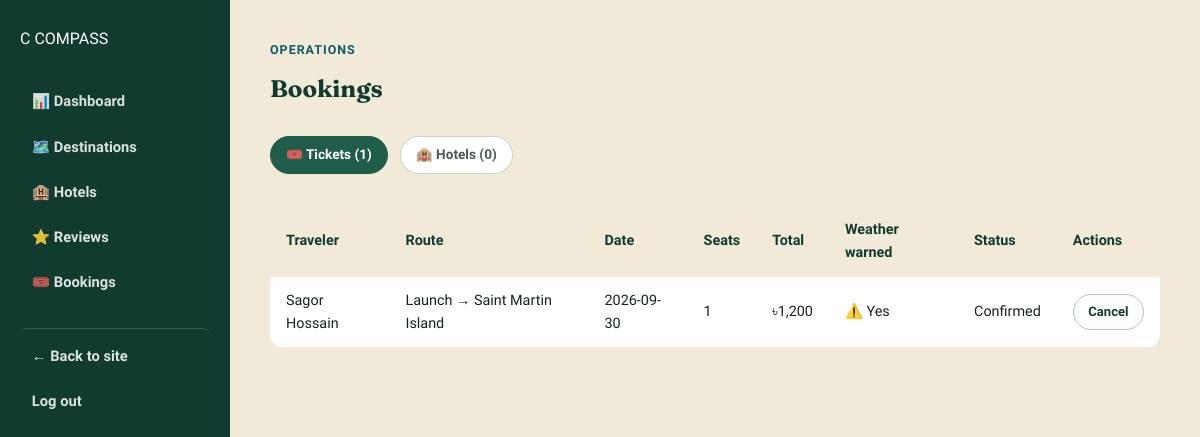
The app's page /admin/bookings.php (signed in) with its own data.
### tables this page shows
CREATE TABLE `ticket_bookings` (
  `ticket_booking_id` int(11) NOT NULL AUTO_INCREMENT,
  `user_id` int(11) NOT NULL,
  `route_id` int(11) NOT NULL,
  `travel_date` date NOT NULL,
  `seats` int(11) DEFAULT 1,
  `total_price` decimal(9,2) DEFAULT NULL,
  `status` enum('Pending','Confirmed','Cancelled') DEFAULT 'Pending',
  `weather_warning_shown` tinyint(1) DEFAULT 0,
  `booked_at` timestamp NOT NULL DEFAULT current_timestamp(),
  PRIMARY KEY (`ticket_booking_id`),
  KEY `user_id` (`user_id`),
  KEY `route_id` (`route_id`)
);

CREATE TABLE `users` (
  `user_id` int(11) NOT NULL AUTO_INCREMENT,
  `full_name` varchar(100) NOT NULL,
  `email` varchar(100) NOT NULL,
  `password` varchar(255) NOT NULL,
  `phone` varchar(20) DEFAULT NULL,
  `created_at` timestamp NOT NULL DEFAULT current_timestamp(),
  PRIMARY KEY (`user_id`),
  UNIQUE KEY `uq_users_email` (`email`)
);

CREATE TABLE `transport` (
  `transport_id` int(11) NOT NULL AUTO_INCREMENT,
  `transport_type` enum('Bus','Train','Flight','Launch','Car','Bike') NOT NULL,
  `operator_name` varchar(100) NOT NULL,
  `contact_no` varchar(30) DEFAULT NULL,
  PRIMARY KEY (`transport_id`)
);

CREATE TABLE `destinations` (
  `destination_id` int(11) NOT NULL AUTO_INCREMENT,
  `name` varchar(100) NOT NULL,
  `category_id` int(11) NOT NULL,
  `district_id` int(11) NOT NULL,
  `description` text DEFAULT NULL,
  `best_time_to_visit` varchar(150) DEFAULT NULL,
  `entry_fee` decimal(8,2) DEFAULT 0.00,
  `opening_hours` varchar(100) DEFAULT NULL,
  `latitude` decimal(10,7) DEFAULT NULL,
  `longitude` decimal(10,7) DEFAULT NULL,
  `map_link` varchar(255) DEFAULT NULL,
  `safety_tips` text DEFAULT NULL,
  `is_outdoor` tinyint(1) DEFAULT 1,
  `created_at` timestamp NOT NULL DEFAULT current_timestamp(),
  PRIMARY KEY (`destination_id`),
  KEY `idx_destinations_category` (`category_id`),
  KEY `idx_destinations_district` (`district_id`)
);

### admin/bookings.php (the view, shortened to what this page needs)
<?php
require_once __DIR__ . '/../config/db.php';
$tab = $_GET['tab'] ?? 'tickets';
$tickets = $pdo->query(
    "SELECT tb.*, u.full_name, u.email, d.name AS destination_name, t.transport_type
     FROM ticket_bookings tb
     JOIN users u ON u.user_id = tb.user_id
     JOIN transport_routes r ON r.route_id = tb.route_id
     JOIN transport t ON t.transport_id = r.transport_id
     JOIN destinations d ON d.destination_id = r.destination_id
     ORDER BY tb.booked_at DESC"
)->fetchAll();
$hotelBookings = $pdo->query(
    "SELECT hb.*, u.full_name, u.email, h.hotel_name, d.name AS destination_name
     FROM hotel_bookings hb
     JOIN users u ON u.user_id = hb.user_id
     JOIN hotel_rooms hr ON hr.room_id = hb.room_id
     JOIN hotels h ON h.hotel_id = hr.hotel_id
     JOIN destinations d ON d.destination_id = h.destination_id
     ORDER BY hb.booked_at DESC"
)->fetchAll();
include __DIR__ . '/includes/header.php';
?>
<div class="admin-topbar">
  <div><span class="eyebrow">Operations</span><h2 style="margin:0;">Bookings</h2></div>
</div>
<div class="filter-bar">
  <a href="<?= BASE_URL ?>admin/bookings.php?tab=tickets" class="filter-chip <?= $tab === 'tickets' ? 'active' : '' ?>">🎟️ Tickets (<?= count($tickets) ?>)</a>
  <a href="<?= BASE_URL ?>admin/bookings.php?tab=hotels" class="filter-chip <?= $tab === 'hotels' ? 'active' : '' ?>">🏨 Hotels (<?= count($hotelBookings) ?>)</a>
</div>
<?php if ($tab === 'tickets'): ?>
  <?php if (empty($tickets)): ?>
    <div class="info-note">No ticket bookings yet.</div>
  <?php else: ?>
  <table class="data-table">
    <thead><tr><th>Traveler</th><th>Route</th><th>Date</th><th>Seats</th><th>Total</th><th>Weather warned</th><th>Status</th><th>Actions</th></tr></thead>
    <tbody>
    <?php foreach ($tickets as $t): ?>
      <tr>
        <td><?= htmlspecialchars($t['full_name']) ?></td>
        <td><?= htmlspecialchars($t['transport_type']) ?> → <?= htmlspecialchars($t['destination_name']) ?></td>
        <td><?= htmlspecialchars($t['travel_date']) ?></td>
        <td><?= (int) $t['seats'] ?></td>
        <td>৳<?= number_format($t['total_price']) ?></td>
        <td><?= $t['weather_warning_shown'] ? '⚠️ Yes' : '—' ?></td>
        <td><?= htmlspecialchars($t['status']) ?></td>
        <td>
          <?php if ($t['status'] !== 'Cancelled'): ?><a href="<?= BASE_URL ?>admin/bookings.php?tab=tickets&id=<?= $t['ticket_booking_id'] ?>&ticket_status=Cancelled" class="btn btn-ghost btn-sm">Cancel</a><?php endif; ?>
        </td>
      </tr>
    <?php endforeach; ?>
    </tbody>
  </table>
  <?php endif; ?>
<?php endif; ?>
<?php include __DIR__ . '/includes/footer.php'; ?>

### css/style.css (style rules this page uses)
:root { --paper: #FAF6EC; --paper-dim: #F1EAD8; --ink: #17231E; --ink-soft: #4B5A52; --forest: #1F5C4A; --forest-dark:#123B2F; --river: #157A8A; --river-dark: #0E5C68; --clay: #B4703A; --clay-dark: #8C5228; --coral: #E2543A; --gold: #E3A33E; --surface: #FFFFFF; --surface-2: #F3F8F1; --surface-3: #FDF1EE; --header-bg: rgba(250,246,236,.92); --line-1: rgba(31,92,74,.12); --line-2: rgba(31,92,74,.25); --line-3: rgba(31,92,74,.35); --line-note: rgba(31,92,74,.3); --heading: var(--forest-dark); --heading-accent: var(--river-dark); --radius-lg: 22px; --radius-md: 14px; --radius-sm: 8px; --shadow-soft: 0 12px 30px -14px rgba(18, 40, 32, .35); --shadow-card: 0 8px 22px -12px rgba(18, 40, 32, .28); --font-display: "Fraunces", Georgia, serif; --font-body: "Hind Siliguri", "Segoe UI", sans-serif; }
* { box-sizing:border-box; }
html { scroll-behavior:smooth; }
body { margin:0; font-family:var(--font-body); background:var(--paper); color:var(--ink); line-height:1.6; }
a { color:inherit; text-decoration:none; }
h1,h2,h3,h4 { font-family:var(--font-display); color:var(--heading); margin:0 0 .4em; }
html { transition:background-color .2s ease; }
body, .cs-header, .cs-nav a, .dest-card, .weather-tool, .filter-chip, .filter-bar select, .filter-bar input, .weather-form select, .weather-form input, .info-note, table.data-table, .user-pill, .advice-box, .btn-ghost { transition:background-color .2s ease, color .2s ease, border-color .2s ease; }
.btn { display:inline-flex; align-items:center; justify-content:center; gap:.5em; padding:.72em 1.5em; border-radius:999px; font-weight:600; font-size:.95rem; border:1px solid transparent; cursor:pointer; transition:transform .15s ease, box-shadow .15s ease; }
.btn-ghost { background:transparent; color:var(--heading); border-color:var(--line-3); }
.btn-sm { padding:.5em 1.1em; font-size:.82rem; }
.eyebrow { display:inline-block; font-weight:700; font-size:.78rem; letter-spacing:.08em; text-transform:uppercase; color:var(--heading-accent); margin-bottom:10px; }
.filter-bar { display:flex; gap:12px; flex-wrap:wrap; margin-bottom:32px; }
.filter-chip { padding:.5em 1.1em; border-radius:999px; border:1px solid var(--line-2); background:var(--surface); font-size:.85rem; font-weight:600; cursor:pointer; color:var(--ink-soft); }
.filter-chip.active { background:var(--forest); color:#fff; border-color:var(--forest); }
table.data-table { width:100%; border-collapse:collapse; background:var(--surface); border-radius:var(--radius-md); overflow:hidden; }
table.data-table th, table.data-table td { padding:12px 16px; text-align:left; border-bottom:1px solid var(--paper-dim); font-size:.9rem; }
table.data-table th { background:var(--paper-dim); font-weight:700; color:var(--heading); }

### admin/includes/header.php (style rules this page uses)
body { background:var(--paper-dim); }
.admin-topbar { display:flex; justify-content:space-between; align-items:center; margin-bottom:28px; }

### records on screen
ticket_bookings: user.full_name "Sagor Hossain", transport.transport_type "Launch", destinations.name "Saint Martin Island", travel_date "2026-09-30", seats "1", total_price "1,200", weather_warning_shown "⚠️ Yes", status "Confirmed"

### other values on screen
count($tickets) "1"
count($hotelBookings) "0"
